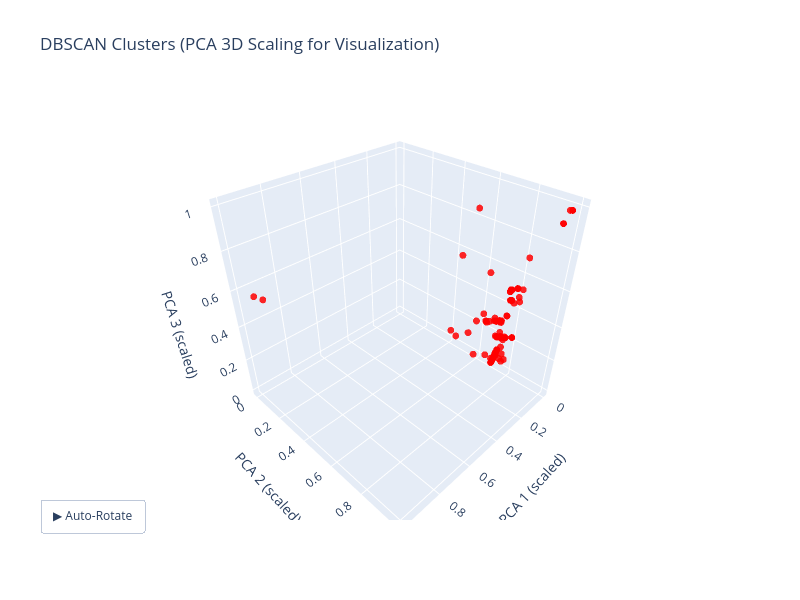

Notebook cell for this chart:
### Markdown cell above
## 6.5 PCA 3D Visualization of Level 3 Noise

To analyze the remaining unclustered sessions in Level 3 (`cluster = -1`), we project
them into PCA space and visualize them separately.
This helps identify whether the residual noise forms any structure or if it truly
corresponds to irregular, sparse, or anomalous behavior that DBSCAN cannot group.

### Code cell
fig = go.Figure()
colors = ['red', 'blue', 'green', 'purple', 'brown',
          'pink', 'gray', 'cyan', 'magenta']

for i, cluster in enumerate(unique_clusters):
    if cluster != -1:
        continue
    cluster_mask = clusters == cluster
    label = f"Cluster {cluster}" if cluster != -1 else "Noise"

    fig.add_trace(go.Scatter3d(
        x=X_pca_vis[cluster_mask, 0],
        y=X_pca_vis[cluster_mask, 1],
        z=X_pca_vis[cluster_mask, 2],
        mode='markers',
        marker=dict(
            size=4,
            color=colors[i % len(colors)],
            opacity=0.85
        ),
        name=label
    ))

# ==========================
# 4) Layout
# ==========================
fig.update_layout(
    title="DBSCAN Clusters (PCA 3D Scaling for Visualization)",
    scene=dict(
        xaxis_title='PCA 1 (scaled)',
        yaxis_title='PCA 2 (scaled)',
        zaxis_title='PCA 3 (scaled)'
    ),
    width=800,
    height=600
)


import numpy as np

# ==========================
# 4.1) Add automatic rotation
# ==========================

def rotate_camera(angle):
    return dict(
        eye=dict(
            x=2*np.cos(angle),
            y=2*np.sin(angle),
            z=0.5
        )
    )

frames = []
angles = np.linspace(0, 2*np.pi, 120)  # 120 pasos para 360°

for angle in angles:
    frames.append(
        go.Frame(layout=dict(scene_camera=rotate_camera(angle)))
    )

fig.frames = frames

fig.update_layout(
    updatemenus=[
        dict(
            type="buttons",
            showactive=False,
            buttons=[
                dict(
                    label="▶ Auto-Rotate",
                    method="animate",
                    args=[
                        None,
                        dict(frame=dict(duration=50, redraw=True),
                             fromcurrent=True,
                             transition=dict(duration=0))
                    ]
                )
            ],
            x=0.1,
            y=0.05
        )
    ]
)


# ==========================
# 5) Show figure
# ==========================
fig.show()

### Figure 1 — Plotly figure (JSON) as saved in the notebook; plotly's stock layout.template omitted (floating-point values rounded to 4 significant figures)
{"data": [{"marker": {"color": "red", "opacity": 0.85, "size": 4}, "mode": "markers", "name": "Noise", "type": "scatter3d", "x": [0.1117, 0.1712, 0.1672, 0.2555, 0.1529, 0.07744, 0.05925, 0.06823, 0.0776, 0.03933, 0.1503, 0.1383, 0.2328, 0.03933, 0.03933, 0.03933, 0.03933, 0.234, 0.1041, 0.05684, 0.2317, 0.2057, 0.1052, 0.3054, 0.1538, 0.1052, 0.03933, 0.02361, 0.01056, 0.01208, 0.004318, 0.00532, 0.008441, 0.1017, 0.008336, 0.006121, 0.06558, 0.006341, 0.03318, 0.01046, 0.07117, 0.1115, 0.00752, 0.01365, 0.06162, 0.03961, 0.01185, 0.004621, 0.03604, 0.006463, 0.01196, 0.01052, 0.004618, 0.01191, 0.09548, 0.01087, 0.03196, 0.0139, 0.01047, 0.9433, 0.05774, 0.01384, 0.1299, 0.006895, 0.02924, 0.036, 0.01384, 0.0119, 0.124, 0.116, 0.187, 0.05838, 0.02316, 0.02313, 0.07442, 0.04794, 0.04798, 0.06573, 0.05023, 0.06849, 0.03851, 0.05057, 0.2034, 1.0, 0.06831, 0.07786, 0.09326, 0.04754, 0.07142, 0.07321, 0.06995, 0.07766, 0.07781, 0.1227, 0.04735, 0.04735, 0.08712, 0.09648, 0.09961, 0.02318, 0.07108, 0.1732, 0.0474, 0.09161, 0.05265, 0.121, 0.0474, 0.02758], "y": [0.7771, 0.7499, 0.7454, 0.7511, 0.7541, 0.8047, 0.7868, 0.799, 0.6672, 0.8217, 0.7272, 0.8018, 0.6906, 0.8217, 0.8217, 0.8217, 0.8217, 0.6258, 0.7777, 0.7826, 0.6925, 0.6009, 0.7778, 0.6445, 0.68, 0.7826, 0.8217, 0.7455, 0.7203, 0.7247, 0.6982, 0.7034, 0.7134, 0.7861, 0.7136, 0.7044, 0.8002, 0.7066, 0.7751, 0.7204, 0.7978, 0.7793, 0.7109, 0.7306, 0.839, 0.7934, 0.725, 0.7007, 0.9679, 0.7064, 0.7248, 0.7203, 0.7007, 0.7249, 0.7831, 0.7198, 0.7724, 0.7303, 0.7204, 0.0, 0.8507, 0.7304, 0.7645, 0.7086, 0.7588, 0.968, 0.7304, 0.7249, 0.7629, 0.7735, 0.808, 0.7875, 0.8028, 0.8028, 0.8089, 0.7794, 0.7793, 0.7984, 0.8385, 0.7989, 0.8458, 0.8103, 0.7832, 0.1934, 0.794, 0.7819, 0.7874, 0.9997, 0.7969, 0.8097, 0.7981, 0.8067, 0.8064, 0.7692, 1.0, 1.0, 0.7855, 0.7838, 0.7867, 0.8028, 0.7971, 0.7454, 0.9999, 0.7968, 0.9925, 0.7718, 0.9999, 0.7425], "z": [0.2844, 0.3885, 0.3912, 0.2418, 0.3865, 0.4955, 0.3873, 0.5476, 0.3487, 0.2626, 0.6445, 0.1961, 0.971, 0.2626, 0.2626, 0.2626, 0.2626, 0.7263, 0.3788, 0.2359, 0.3279, 0.2427, 0.3783, 0.3564, 0.3509, 0.3718, 0.2626, 0.2154, 0.0782, 0.09476, 0.0, 0.01678, 0.05334, 0.3703, 0.05336, 0.02221, 0.2644, 0.02848, 0.07501, 0.07822, 0.2708, 0.2822, 0.0438, 0.1155, 0.5206, 0.1024, 0.0948, 0.00753, 0.9286, 0.02846, 0.09478, 0.07821, 0.00753, 0.09479, 0.3754, 0.07816, 0.1227, 0.1155, 0.07822, 0.5453, 0.5671, 0.1155, 0.3835, 0.03559, 0.0813, 0.9286, 0.1155, 0.09479, 0.3956, 0.2882, 0.2091, 0.3869, 0.5353, 0.5353, 0.4959, 0.5184, 0.5184, 0.2631, 0.49, 0.5477, 0.723, 0.469, 0.2265, 0.6475, 0.2623, 0.2621, 0.2804, 1.0, 0.5488, 0.4953, 0.5484, 0.4971, 0.497, 0.3811, 1.0, 1.0, 0.2733, 0.3748, 0.2781, 0.5353, 0.5487, 0.3955, 1.0, 0.2176, 0.9992, 0.3787, 1.0, 0.2447]}], "layout": {"height": 600, "scene": {"xaxis": {"title": {"text": "PCA 1 (scaled)"}}, "yaxis": {"title": {"text": "PCA 2 (scaled)"}}, "zaxis": {"title": {"text": "PCA 3 (scaled)"}}}, "title": {"text": "DBSCAN Clusters (PCA 3D Scaling for Visualization)"}, "updatemenus": [{"buttons": [{"args": [null, {"frame": {"duration": 50, "redraw": true}, "fromcurrent": true, "transition": {"duration": 0}}], "label": "▶ Auto-Rotate", "method": "animate"}], "showactive": false, "type": "buttons", "x": 0.1, "y": 0.05}], "width": 800}}
